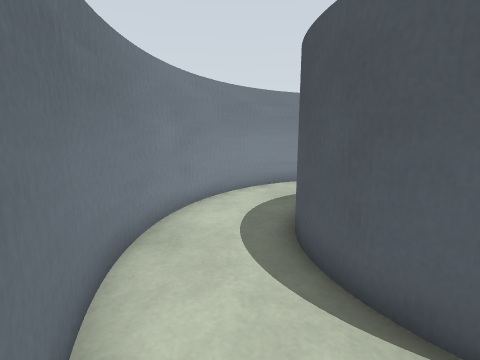
view 1 (above)

15 first-person views from a walk through a Gazebo world. The camera is 1.1 m above the floor, tilts 10° down and sees 85° across. The floor is counted in squares, 0.5 m on a side. Each view is taken from the middle of a square. On the plan, view 1 faces up. The plan holds only what a view shows up to about 17 squares ahead; the rest is blank. The place goes on beyond the plan. Robots are left out.

view 2
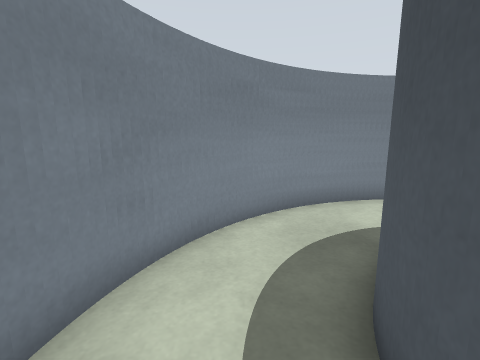

view 3
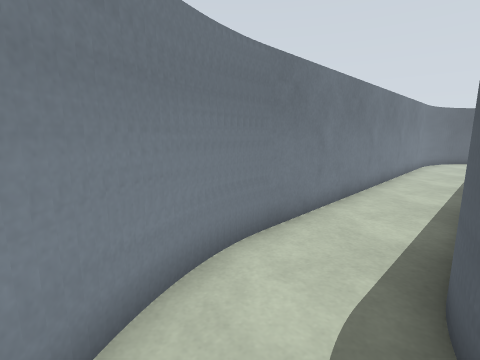

view 4
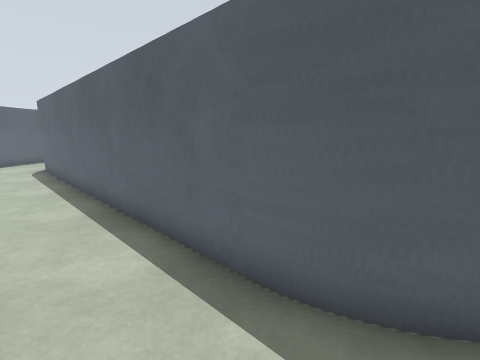

view 5
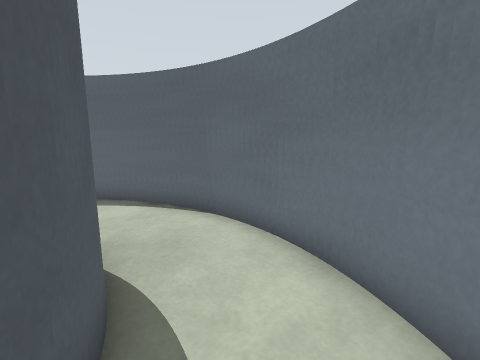

view 6
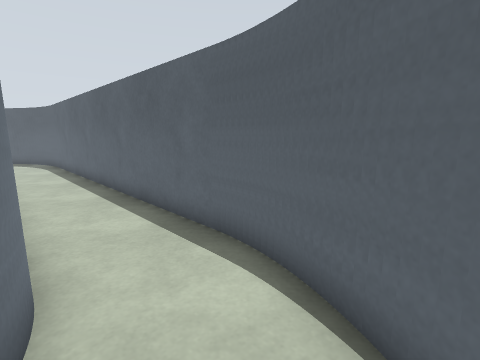

view 7
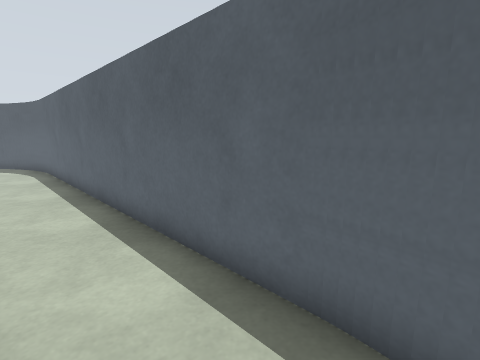

view 8
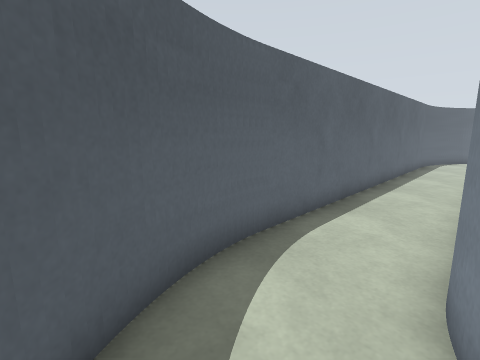

view 9
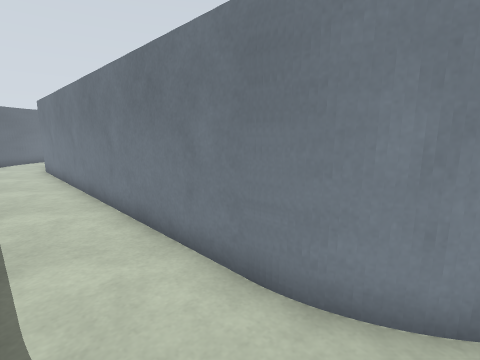

view 10
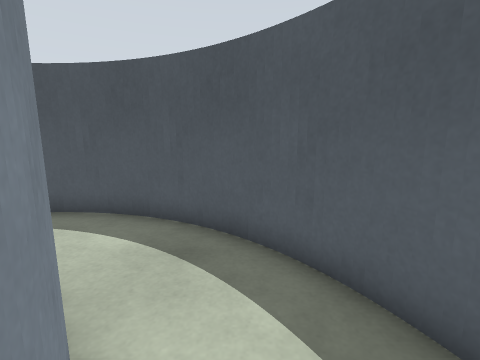

view 11
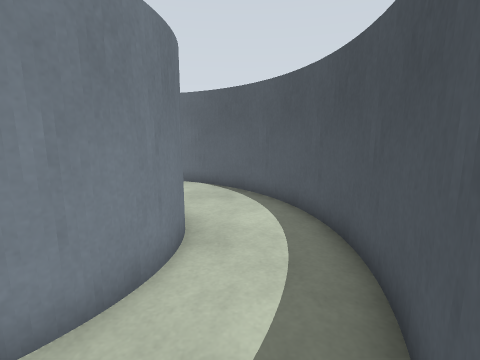

view 12
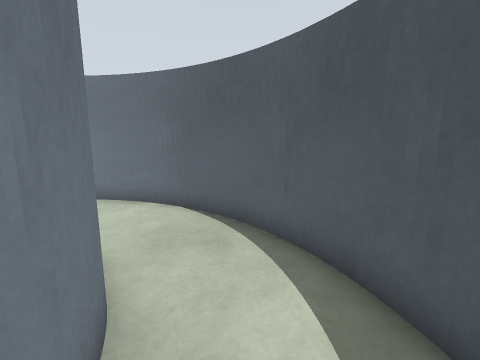

view 13
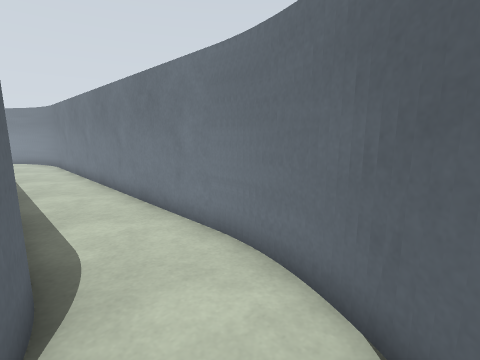

view 14
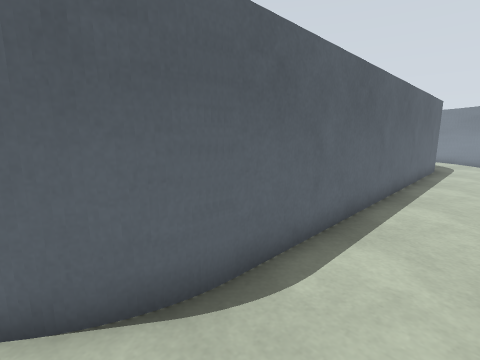

view 15
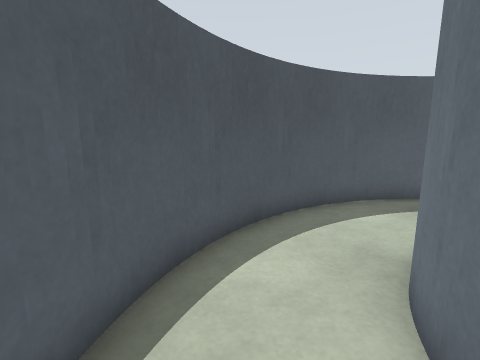

### Floor plan
Points are (right, up) in squares from view 1. A wall is a line through its corners. A room is listed if a view was taken in it or the views show most of it. See-through windows are left out.
Room 1 (views 1, 2, 3, 4, 5, 6, 7, 8, 9, 10, 11, 12, 13, 14, 15)
walls: (5, 9.3) (22, 9.3); (4.6, 9.2) (5.1, 9.3); (4.3, 9.1) (4.8, 9.3); (21.9, 9.3) (22.4, 9.2); (4.2, 12.6) (3.4, 12.4); (22.3, 9.2) (22.8, 9.1); (3.7, 8.9) (4.4, 9.2); (22.7, 9.2) (23.5, 8.8); (22.4, 12.7) (4.8, 12.7) (4.1, 12.6); (3.5, 12.5) (2.7, 12.2); (2.9, 8.5) (3.8, 9); (23.1, 12.5) (22.1, 12.7); (2.8, 12.3) (1.9, 11.8); (23.4, 8.9) (23.8, 8.6); (23.7, 8.7) (24.2, 8.4); (23.8, 12.3) (23, 12.6); (2.1, 11.9) (0.7, 11.1); (24.5, 12.1) (23.7, 12.4); (1.5, 6.6) (1.7, 7.1); (1.4, 6.2) (1.5, 6.7); (0.8, 11.1) (0.2, 10.6); (25.2, 11.8) (24.4, 12.2); (4.9, 0.7) (4.4, 0.8); (25.1, 7.4) (25.5, 6.7); (1.3, 5.8) (1.4, 6.3); (0.3, 10.7) (-0.5, 9.8); (25.4, 6.8) (25.6, 6.3) (25.7, 5.8); (1.3, 4.1) (1.2, 5) (1.3, 5.9); (1.4, 3.7) (1.3, 4.2); (22.5, 0.8) (21.9, 0.7); (1.9, 2.7) (1.6, 3.2) (1.4, 3.6); (2.3, 2.1) (1.8, 2.8); (26.3, 11) (25.1, 11.9); (25.7, 5.9) (25.8, 5.1); (-0.4, 10) (-1.4, 8.5); (22.9, 0.9) (22.2, 0.7) (5, 0.7); (25.8, 5) (25.8, 4.5); (23.6, 1.2) (22.8, 0.9); (25.8, 4.6) (25.7, 4); (24, 1.5) (23.5, 1.2); (25.7, 4.1) (25.5, 3.4); (25.6, 3.6) (25.2, 2.8); (25.3, 2.8) (24.7, 2.1); (27.3, 10.1) (26.2, 11.2); (-1.3, 8.8) (-1.7, 7.8); (-1.6, 8) (-1.9, 7.1); (-1.9, 7.4) (-2.2, 5.9) (-2.2, 5); (28.1, 9.1) (27.2, 10.2); (4.6, -2.7) (22.2, -2.7) (22.7, -2.6); (3.5, -2.5) (4.8, -2.7); (3.2, -2.3) (3.7, -2.5); (28.6, 7.9) (28.4, 8.5) (27.9, 9.2); (22.5, -2.7) (23.4, -2.5) (24.2, -2.2); (-2.2, 5.1) (-2.1, 4); (2.4, -2.1) (3.3, -2.4); (1.8, -1.8) (2.6, -2.2); (-2.2, 4.1) (-1.9, 2.6); (24, -2.3) (25.2, -1.8); (-1.9, 2.8) (-1.6, 2); (0.7, -1.1) (2, -1.9); (-1.7, 2.2) (-1.3, 1.2); (0, -0.4) (0.8, -1.1); (-0.9, 0.8) (-0.4, 0.1); (-0.5, 0.2) (0.1, -0.5); (-1.3, 1.4) (-0.9, 0.7); (29.2, 5.9) (28.9, 7.2) (28.6, 8); (29.2, 5.3) (29.1, 6.1); (25.1, -1.9) (26.3, -1); (29.2, 4.3) (29.2, 5.5); (26.2, -1.1) (26.9, -0.6); (29.1, 3.6) (29.2, 4.5); (26.8, -0.6) (27.4, 0); (28.9, 2.9) (29.1, 3.7); (27.3, -0.1) (28, 0.8); (28.3, 1.3) (29, 3); (27.9, 0.6) (28.4, 1.6)
low walls: (4.5, 0.8) (3.7, 1.1)

Where each view was taken, in squares from view 1:
view 1: 0 up, 0 right, facing up
view 2: 4 up, 0 right, facing up
view 3: 9 up, 1 right, facing up-right
view 4: 12 up, 3 right, facing down-right
view 5: 6 up, 0 right, facing down
view 6: 1 up, 1 right, facing down-right
view 7: 0 up, 4 right, facing down-right
view 8: 1 up, 26 right, facing down-left
view 9: 2 down, 24 right, facing up-left
view 10: 0 up, 22 right, facing right
view 11: 0 up, 27 right, facing up
view 12: 4 up, 27 right, facing up
view 13: 9 up, 26 right, facing up-left
view 14: 12 up, 24 right, facing down-left
view 15: 10 up, 25 right, facing down-right
